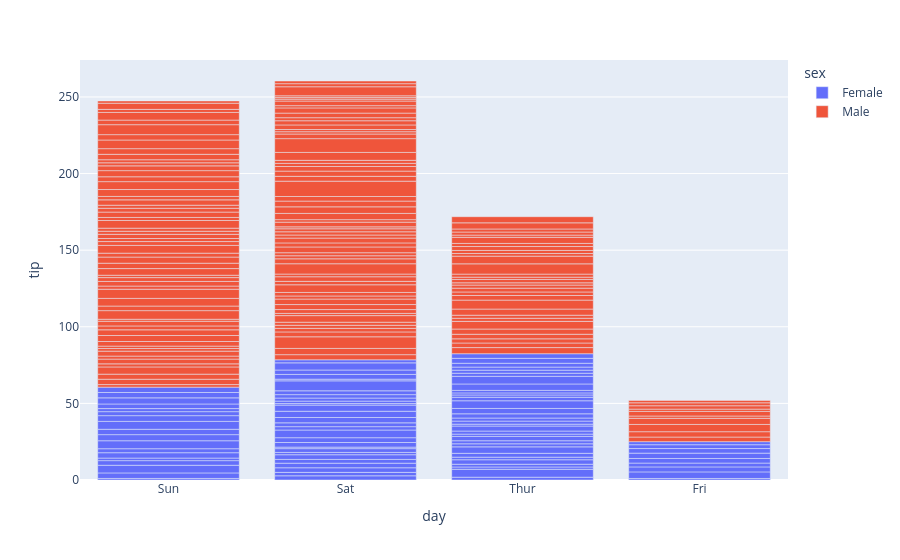

Notebook cell for this chart:
### Code cell
# plotting the bar chart
fig = px.bar(data, x='day', y='tip', color='sex')
 
# showing the plot
fig.show()

### Figure 1 — Plotly figure (JSON) as saved in the notebook; plotly's stock layout.template omitted (floating-point values rounded to 4 significant figures; data arrays with more than 128 entries replaced by an {"elided": "..."} marker saying what was removed)
{"data": [{"hovertemplate": "sex=Female<br>day=%{x}<br>tip=%{y}<extra></extra>", "legendgroup": "Female", "marker": {"color": "#636efa", "pattern": {"shape": ""}}, "name": "Female", "orientation": "v", "showlegend": true, "textposition": "auto", "type": "bar", "x": ["Sun", "Sun", "Sun", "Sun", "Sun", "Sun", "Sat", "Sat", "Sat", "Sat", "Sat", "Sat", "Sun", "Sun", "Sat", "Sat", "Sat", "Sat", "Sat", "Sat", "Sat", "Thur", "Thur", "Fri", "Fri", "Fri", "Fri", "Fri", "Sat", "Sat", "Sat", "Sat", "Sat", "Sun", "Sun", "Thur", "Thur", "Thur", "Thur", "Thur", "Thur", "Thur", "Thur", "Thur", "Thur", "Thur", "Thur", "Thur", "Thur", "Thur", "Thur", "Thur", "Thur", "Thur", "Thur", "Thur", "Thur", "Sun", "Sun", "Sun", "Sun", "Sun", "Sat", "Sat", "Sun", "Sun", "Sun", "Thur", "Thur", "Thur", "Thur", "Thur", "Thur", "Thur", "Sat", "Sat", "Sat", "Sat", "Sat", "Fri", "Fri", "Fri", "Fri", "Sat", "Sat", "Sat", "Thur"], "xaxis": "x", "y": [1.01, 3.61, 5.0, 3.02, 1.67, 3.5, 2.75, 2.23, 3.0, 3.0, 2.45, 3.07, 2.6, 5.2, 1.5, 2.47, 1.0, 3.0, 3.14, 5.0, 2.2, 1.83, 5.17, 1.0, 4.3, 3.25, 2.5, 3.0, 2.5, 3.48, 4.08, 4.0, 1.0, 4.0, 3.5, 1.5, 1.8, 2.92, 1.68, 2.52, 4.2, 2.0, 2.0, 2.83, 1.5, 2.0, 3.25, 1.25, 2.0, 2.0, 2.75, 3.5, 5.0, 2.3, 1.5, 1.36, 1.63, 5.14, 3.75, 2.61, 2.0, 3.0, 1.61, 2.0, 4.0, 3.5, 3.5, 4.19, 5.0, 2.0, 2.01, 2.0, 2.5, 3.23, 2.23, 2.5, 6.5, 1.1, 3.09, 3.48, 3.0, 2.5, 2.0, 2.88, 4.67, 2.0, 3.0], "yaxis": "y"}, {"hovertemplate": "sex=Male<br>day=%{x}<br>tip=%{y}<extra></extra>", "legendgroup": "Male", "marker": {"color": "#EF553B", "pattern": {"shape": ""}}, "name": "Male", "orientation": "v", "showlegend": true, "textposition": "auto", "type": "bar", "x": {"elided": "157 str values"}, "xaxis": "x", "y": {"elided": "157 float values"}, "yaxis": "y"}], "layout": {"barmode": "relative", "legend": {"title": {"text": "sex"}, "tracegroupgap": 0}, "margin": {"t": 60}, "xaxis": {"anchor": "y", "domain": [0, 1], "title": {"text": "day"}}, "yaxis": {"anchor": "x", "domain": [0, 1], "title": {"text": "tip"}}}}
